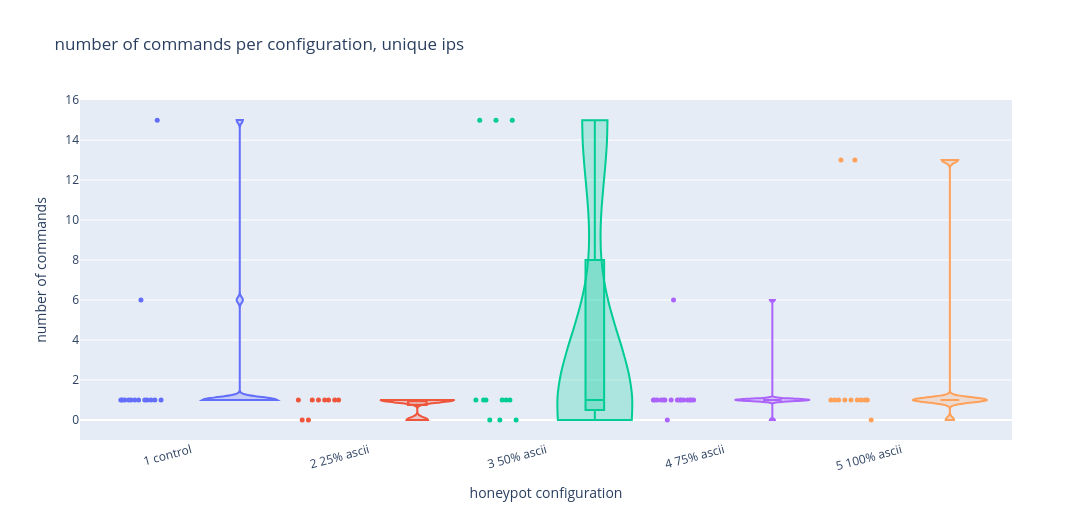

The code cell stored with this chart in its notebook:
### Markdown cell above
## Number of commands per configuration, unique IPs

Same first-attack rows as the unique IP time plot. The command count is the count from that first attack.

### Code cell
print(f"unique ips: {len(first)}")
fig_commands_unique, plot_commands_unique = make_violin(
    first.dropna(subset=["commands"]),
    "commands",
    "number of commands per configuration, unique ips",
    "number of commands",
)
fig_commands_unique.show()
print_summary(plot_commands_unique, "commands")

### Figure 1 — Plotly figure (JSON) as saved in the notebook; plotly's stock layout.template omitted (floating-point values rounded to 4 significant figures)
{"data": [{"hovertemplate": "1 control<br>number of commands=%{y}<extra></extra>", "marker": {"color": "#636EFA", "opacity": 1, "size": 5}, "mode": "markers", "name": "1 control observations", "type": "scatter", "x": [-0.12, 0.02833, -0.06334, 0.08498, -0.006687, -0.09836, 0.04997, -0.0417, 0.1066, 0.01495, -0.07672, 0.07161, -0.02006, -0.1117], "y": [1, 1, 1, 15, 6, 1, 1, 1, 1, 1, 1, 1, 1, 1]}, {"box": {"visible": true}, "fillcolor": "rgba(99, 110, 250, 0.25)", "hovertemplate": "1 control<br>number of commands=%{y}<extra></extra>", "line": {"color": "#636EFA", "width": 2}, "meanline": {"visible": false}, "name": "1 control distribution", "points": false, "spanmode": "hard", "type": "violin", "width": 0.42, "x": [0.55, 0.55, 0.55, 0.55, 0.55, 0.55, 0.55, 0.55, 0.55, 0.55, 0.55, 0.55, 0.55, 0.55], "y": [1, 1, 1, 15, 6, 1, 1, 1, 1, 1, 1, 1, 1, 1]}, {"hovertemplate": "2 25% ascii<br>number of commands=%{y}<extra></extra>", "marker": {"color": "#EF553B", "opacity": 1, "size": 5}, "mode": "markers", "name": "2 25% ascii observations", "type": "scatter", "x": [0.88, 1.028, 0.9367, 1.085, 0.9933, 0.9016, 1.05, 0.9583, 1.107], "y": [1, 1, 0, 1, 1, 0, 1, 1, 1]}, {"box": {"visible": true}, "fillcolor": "rgba(239, 85, 59, 0.25)", "hovertemplate": "2 25% ascii<br>number of commands=%{y}<extra></extra>", "line": {"color": "#EF553B", "width": 2}, "meanline": {"visible": false}, "name": "2 25% ascii distribution", "points": false, "spanmode": "hard", "type": "violin", "width": 0.42, "x": [1.55, 1.55, 1.55, 1.55, 1.55, 1.55, 1.55, 1.55, 1.55], "y": [1, 1, 0, 1, 1, 0, 1, 1, 1]}, {"hovertemplate": "3 50% ascii<br>number of commands=%{y}<extra></extra>", "marker": {"color": "#00CC96", "opacity": 1, "size": 5}, "mode": "markers", "name": "3 50% ascii observations", "type": "scatter", "x": [1.88, 2.028, 1.937, 2.085, 1.993, 1.902, 2.05, 1.958, 2.107, 2.015, 1.923, 2.072], "y": [1, 1, 1, 15, 15, 15, 1, 0, 0, 0, 1, 1]}, {"box": {"visible": true}, "fillcolor": "rgba(0, 204, 150, 0.25)", "hovertemplate": "3 50% ascii<br>number of commands=%{y}<extra></extra>", "line": {"color": "#00CC96", "width": 2}, "meanline": {"visible": false}, "name": "3 50% ascii distribution", "points": false, "spanmode": "hard", "type": "violin", "width": 0.42, "x": [2.55, 2.55, 2.55, 2.55, 2.55, 2.55, 2.55, 2.55, 2.55, 2.55, 2.55, 2.55], "y": [1, 1, 1, 15, 15, 15, 1, 0, 0, 0, 1, 1]}, {"hovertemplate": "4 75% ascii<br>number of commands=%{y}<extra></extra>", "marker": {"color": "#AB63FA", "opacity": 1, "size": 5}, "mode": "markers", "name": "4 75% ascii observations", "type": "scatter", "x": [2.88, 3.028, 2.937, 3.085, 2.993, 2.902, 3.05, 2.958, 3.107, 3.015, 2.923, 3.072, 2.98, 2.888, 3.037, 2.945, 3.093], "y": [1, 1, 1, 1, 6, 1, 1, 0, 1, 1, 1, 1, 1, 1, 1, 1, 1]}, {"box": {"visible": true}, "fillcolor": "rgba(171, 99, 250, 0.25)", "hovertemplate": "4 75% ascii<br>number of commands=%{y}<extra></extra>", "line": {"color": "#AB63FA", "width": 2}, "meanline": {"visible": false}, "name": "4 75% ascii distribution", "points": false, "spanmode": "hard", "type": "violin", "width": 0.42, "x": [3.55, 3.55, 3.55, 3.55, 3.55, 3.55, 3.55, 3.55, 3.55, 3.55, 3.55, 3.55, 3.55, 3.55, 3.55, 3.55, 3.55], "y": [1, 1, 1, 1, 6, 1, 1, 0, 1, 1, 1, 1, 1, 1, 1, 1, 1]}, {"hovertemplate": "5 100% ascii<br>number of commands=%{y}<extra></extra>", "marker": {"color": "#FFA15A", "opacity": 1, "size": 5}, "mode": "markers", "name": "5 100% ascii observations", "type": "scatter", "x": [3.88, 4.028, 3.937, 4.085, 3.993, 3.902, 4.05, 3.958, 4.107, 4.015, 3.923, 4.072], "y": [1, 1, 13, 1, 1, 1, 1, 1, 0, 13, 1, 1]}, {"box": {"visible": true}, "fillcolor": "rgba(255, 161, 90, 0.25)", "hovertemplate": "5 100% ascii<br>number of commands=%{y}<extra></extra>", "line": {"color": "#FFA15A", "width": 2}, "meanline": {"visible": false}, "name": "5 100% ascii distribution", "points": false, "spanmode": "hard", "type": "violin", "width": 0.42, "x": [4.55, 4.55, 4.55, 4.55, 4.55, 4.55, 4.55, 4.55, 4.55, 4.55, 4.55, 4.55], "y": [1, 1, 13, 1, 1, 1, 1, 1, 0, 13, 1, 1]}], "layout": {"height": 520, "showlegend": false, "title": {"text": "number of commands per configuration, unique ips"}, "violingap": 0, "violinmode": "overlay", "width": 1300, "xaxis": {"range": [-0.35, 4.9], "tickangle": -15, "tickmode": "array", "ticktext": ["1 control", "2 25% ascii", "3 50% ascii", "4 75% ascii", "5 100% ascii"], "tickvals": [0.275, 1.275, 2.275, 3.275, 4.275], "title": {"text": "honeypot configuration"}}, "yaxis": {"title": {"text": "number of commands"}}}}
